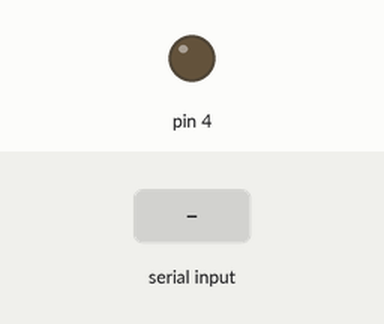
A sketch run on a simulated Arduino Uno, built with avr-gcc and run on an emulated ATmega328P. Parts: output pins drawn as LEDs (lit = HIGH). The test bench sets the inputs (shaded band). What the sketch prints to the serial monitor is not drawn.

Above: at 1.2 s.
1.3 s: "on" received over Serial
At 2.0 s:
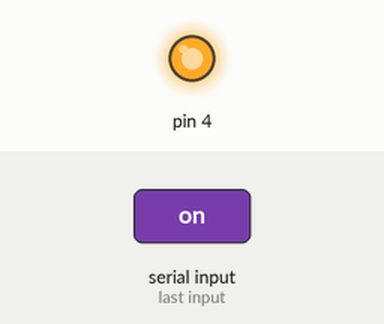
2.9 s: "off" received over Serial
At 3.4 s:
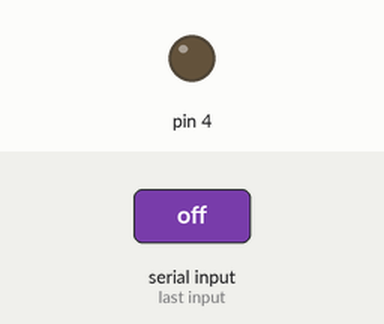
Timing chart, 0 to 5.9 s (numbered marks = the images above; inputs shaded):
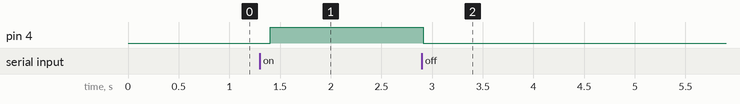

The sketch:

sketch_jan11a.ino
```cpp
String temp = "";
void setup() {
  // put your setup code here, to run once:
  Serial.begin(9600);
  pinMode(4,OUTPUT);
}

void loop() {
  // put your main code here, to run repeatedly:

  if (Serial.available() > 0 )
  {
    while (Serial.available() > 0)
    {
      temp += char(Serial.read()); // a+=1   a=a+1
      delay(2);   //等待缓存数据
    }
    Serial.println(temp);
    if (temp == "on")
    {
      digitalWrite(4,1);
      Serial.print("开");
      }
    if (temp == "off")
    {
      digitalWrite(4,0);
      Serial.print("关");
      }
    temp = ""; // 清空数据
  }

  delay(100);
}
```

Measured:
- after the input at 1.3 s, pin 4: LOW → HIGH after 0.10 s
- after the input at 2.9 s, pin 4: HIGH → LOW at once
